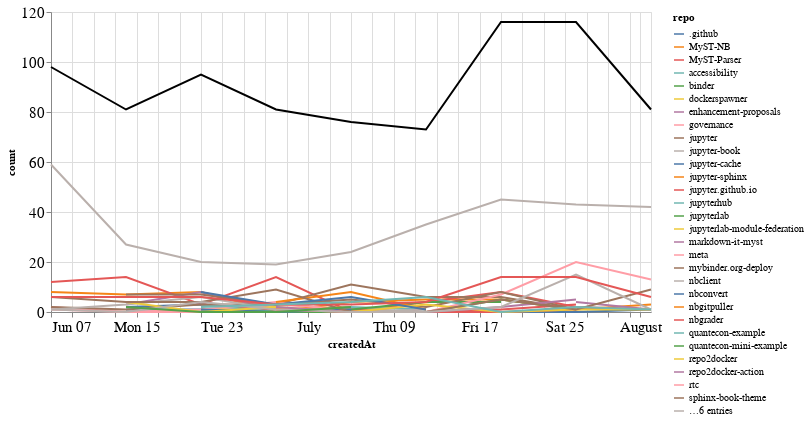

Notebook source saved alongside this figure:
### Markdown cell above
## Comments

### Code cell
comments_time = comments.groupby('repo').resample('W', on='createdAt').count()['author'].reset_index()
comments_time = comments_time.rename(columns={'author': 'count'})
comments_time_total = comments_time.groupby('createdAt').agg({"count": "sum"}).reset_index()
ch1 = alt.Chart(comments_time, width=600).mark_line().encode(
    x='createdAt',
    y='count',
    color='repo',
    tooltip="repo"
)

ch2 = alt.Chart(comments_time_total, width=600).mark_line(color="black").encode(
    x='createdAt',
    y='count',
)

ch1 + ch2

### Figure 1 — Vega-Lite specification as saved in the notebook (floating-point values rounded to 4 significant figures; data arrays with more than 128 entries replaced by an {"elided": "..."} marker saying what was removed)
{"config": {"axisLeft": {"labelFontSize": 15}, "axisBottom": {"labelFontSize": 15}}, "layer": [{"data": {"name": "data-0b4360111ae475bb7e7b39706a9c5025"}, "mark": "line", "encoding": {"color": {"type": "nominal", "field": "repo"}, "tooltip": {"type": "nominal", "field": "repo"}, "x": {"type": "temporal", "field": "createdAt"}, "y": {"type": "quantitative", "field": "count"}}, "width": 600}, {"data": {"name": "data-3139d5fa0c20b0998a8d7c0ce728f75d"}, "mark": {"type": "line", "color": "black"}, "encoding": {"x": {"type": "temporal", "field": "createdAt"}, "y": {"type": "quantitative", "field": "count"}}, "width": 600}], "$schema": "https://vega.github.io/schema/vega-lite/v4.8.1.json", "datasets": {"data-0b4360111ae475bb7e7b39706a9c5025": {"elided": "177 records"}, "data-3139d5fa0c20b0998a8d7c0ce728f75d": [{"createdAt": "2020-06-07T00:00:00", "count": 98}, {"createdAt": "2020-06-14T00:00:00", "count": 81}, {"createdAt": "2020-06-21T00:00:00", "count": 95}, {"createdAt": "2020-06-28T00:00:00", "count": 81}, {"createdAt": "2020-07-05T00:00:00", "count": 76}, {"createdAt": "2020-07-12T00:00:00", "count": 73}, {"createdAt": "2020-07-19T00:00:00", "count": 116}, {"createdAt": "2020-07-26T00:00:00", "count": 116}, {"createdAt": "2020-08-02T00:00:00", "count": 81}]}}
